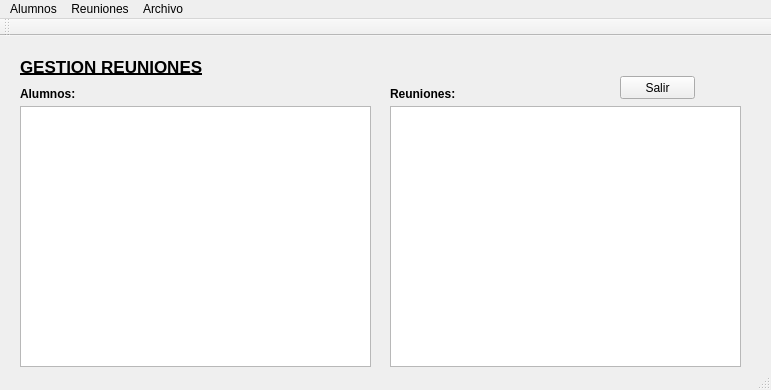
<?xml version="1.0" encoding="UTF-8"?>
<ui version="4.0">
 <class>MainWindow</class>
 <widget class="QMainWindow" name="MainWindow">
  <property name="geometry">
   <rect>
    <x>0</x>
    <y>0</y>
    <width>771</width>
    <height>390</height>
   </rect>
  </property>
  <property name="windowTitle">
   <string>MainWindow</string>
  </property>
  <widget class="QWidget" name="centralWidget">
   <widget class="QPushButton" name="pushButton">
    <property name="geometry">
     <rect>
      <x>620</x>
      <y>40</y>
      <width>75</width>
      <height>23</height>
     </rect>
    </property>
    <property name="text">
     <string>Salir</string>
    </property>
   </widget>
   <widget class="QListWidget" name="listWidget_Reuniones">
    <property name="geometry">
     <rect>
      <x>390</x>
      <y>70</y>
      <width>351</width>
      <height>261</height>
     </rect>
    </property>
   </widget>
   <widget class="QListWidget" name="listWidget_Alumnos">
    <property name="geometry">
     <rect>
      <x>20</x>
      <y>70</y>
      <width>351</width>
      <height>261</height>
     </rect>
    </property>
   </widget>
   <widget class="QLabel" name="label">
    <property name="geometry">
     <rect>
      <x>390</x>
      <y>50</y>
      <width>71</width>
      <height>16</height>
     </rect>
    </property>
    <property name="font">
     <font>
      <pointsize>9</pointsize>
      <weight>75</weight>
      <bold>true</bold>
     </font>
    </property>
    <property name="text">
     <string>Reuniones:</string>
    </property>
   </widget>
   <widget class="QLabel" name="label_2">
    <property name="geometry">
     <rect>
      <x>20</x>
      <y>50</y>
      <width>61</width>
      <height>16</height>
     </rect>
    </property>
    <property name="font">
     <font>
      <pointsize>9</pointsize>
      <weight>75</weight>
      <bold>true</bold>
     </font>
    </property>
    <property name="text">
     <string>Alumnos:</string>
    </property>
   </widget>
   <widget class="QLabel" name="label_3">
    <property name="geometry">
     <rect>
      <x>20</x>
      <y>20</y>
      <width>211</width>
      <height>21</height>
     </rect>
    </property>
    <property name="font">
     <font>
      <pointsize>13</pointsize>
      <weight>75</weight>
      <bold>true</bold>
      <underline>true</underline>
     </font>
    </property>
    <property name="text">
     <string>GESTION REUNIONES</string>
    </property>
   </widget>
  </widget>
  <widget class="QMenuBar" name="menuBar">
   <property name="geometry">
    <rect>
     <x>0</x>
     <y>0</y>
     <width>771</width>
     <height>21</height>
    </rect>
   </property>
   <widget class="QMenu" name="menuAlumnos">
    <property name="title">
     <string>Alumnos</string>
    </property>
    <addaction name="actionA_adir_Alumnos"/>
    <addaction name="actionModificar_Alumnos"/>
    <addaction name="actionEliminar_Alumnos"/>
    <addaction name="separator"/>
   </widget>
   <widget class="QMenu" name="menuReuniones">
    <property name="title">
     <string>Reuniones</string>
    </property>
    <addaction name="actionA_adir_Reuniones"/>
    <addaction name="actionModificar_Reuniones"/>
    <addaction name="actionEliminar_Reuniones"/>
    <addaction name="separator"/>
   </widget>
   <widget class="QMenu" name="menuArchivo">
    <property name="title">
     <string>Archivo</string>
    </property>
    <addaction name="actionGuardar"/>
    <addaction name="actionCargar"/>
   </widget>
   <addaction name="menuAlumnos"/>
   <addaction name="menuReuniones"/>
   <addaction name="menuArchivo"/>
  </widget>
  <widget class="QToolBar" name="mainToolBar">
   <attribute name="toolBarArea">
    <enum>TopToolBarArea</enum>
   </attribute>
   <attribute name="toolBarBreak">
    <bool>false</bool>
   </attribute>
  </widget>
  <widget class="QStatusBar" name="statusBar"/>
  <action name="actionA_adir_Alumnos">
   <property name="text">
    <string>Añadir</string>
   </property>
  </action>
  <action name="actionModificar_Alumnos">
   <property name="text">
    <string>Modificar</string>
   </property>
  </action>
  <action name="actionEliminar_Alumnos">
   <property name="text">
    <string>Eliminar</string>
   </property>
  </action>
  <action name="actionGuardar_Alumnos">
   <property name="text">
    <string>Guardar</string>
   </property>
  </action>
  <action name="actionCargar_Alumnos">
   <property name="text">
    <string>Cargar</string>
   </property>
  </action>
  <action name="actionA_adir_Reuniones">
   <property name="text">
    <string>Añadir</string>
   </property>
  </action>
  <action name="actionModificar_Reuniones">
   <property name="text">
    <string>Modificar</string>
   </property>
  </action>
  <action name="actionEliminar_Reuniones">
   <property name="text">
    <string>Eliminar</string>
   </property>
  </action>
  <action name="actionGuardar_Reuniones">
   <property name="text">
    <string>Guardar</string>
   </property>
  </action>
  <action name="actionCargar_Reuniones">
   <property name="text">
    <string>Cargar</string>
   </property>
  </action>
  <action name="actionGuardar">
   <property name="text">
    <string>Guardar</string>
   </property>
  </action>
  <action name="actionCargar">
   <property name="text">
    <string>Cargar</string>
   </property>
  </action>
 </widget>
 <layoutdefault spacing="6" margin="11"/>
 <resources/>
 <connections>
  <connection>
   <sender>pushButton</sender>
   <signal>clicked()</signal>
   <receiver>MainWindow</receiver>
   <slot>close()</slot>
   <hints>
    <hint type="sourcelabel">
     <x>563</x>
     <y>79</y>
    </hint>
    <hint type="destinationlabel">
     <x>435</x>
     <y>261</y>
    </hint>
   </hints>
  </connection>
 </connections>
</ui>
